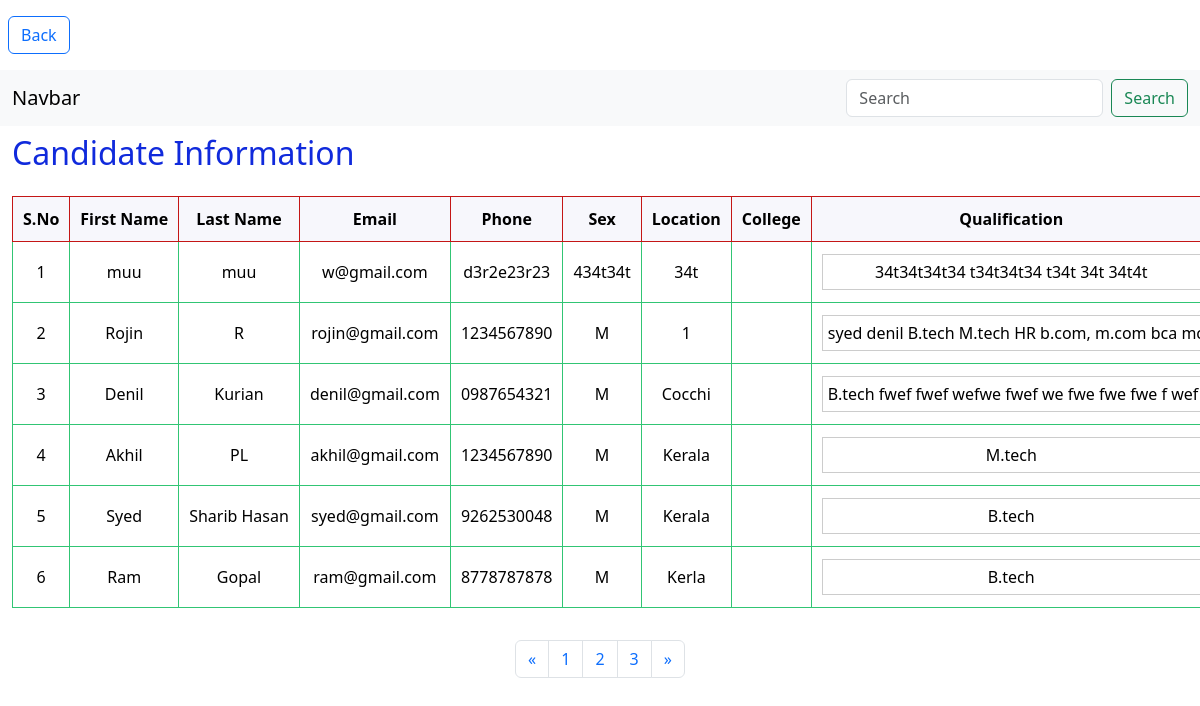
Page /all/ on the committed database.
### candidate_app/models.py (models this page shows, shortened)
class Candidate(models.Model):
    user = models.ForeignKey(User, on_delete=models.CASCADE,blank=True,null=True)
    email = models.EmailField(unique=True)
    phone = models.CharField(max_length=15)
    first_name = models.CharField(max_length=150, null=False)
    last_name = models.CharField(max_length=150)
    alt_phone = models.CharField(max_length=15)
    sex = models.CharField(max_length=50)
    qualification = models.TextField()
    skills = models.TextField()
    experience = models.IntegerField()
    designation = models.CharField(max_length=50)
    expected_ctc = models.FloatField()
    current_ctc = models.FloatField()
    availability = models.BooleanField(default=True)
    notice_period = models.IntegerField()
    current_company = models.CharField(max_length=100)
    location = models.CharField(max_length=50)
    resume = models.FileField(upload_to='resume/',max_length=200,blank=True,null=True)
    remarks = models.TextField()
    updated_by = models.CharField(max_length=50)
    updated_on = models.DateTimeField(auto_now_add=True)
    class Meta:
        ordering = ["-updated_on"]

### candidate_app/views.py (the view)
# urls.py: path('all/',Allcandidates.as_view(),name='all'),
class Allcandidates(ListView):
    model = Candidate
    fields = ['email','phone','first_name','last_name','alt_phone','sex','qualification','skills','experience','designation','expected_ctc','current_ctc','availability','notice_period','current_company','location','resume','remarks','updated_by','updated_on']
    template_name = 'allcandidates.html'
    context_object_name = "all"

### templates/allcandidates.html (shortened to what this page needs)
<!DOCTYPE html>
<html lang="en">
<head>
        <link href="https://cdn.jsdelivr.net/npm/bootstrap@5.3.2/dist/css/bootstrap.min.css" rel="stylesheet">
</head>
<body>
    <button type="button" class="btn btn-outline-primary my-3 mx-2">Back</button>
    <nav class="navbar bg-body-tertiary">
        <div class="container-fluid">
          <a class="navbar-brand">Navbar</a>
          <form class="d-flex" role="search">
            <input class="form-control me-2" type="search" placeholder="Search" aria-label="Search">
            <button class="btn btn-outline-success" type="submit">Search</button>
          </form>
        </div>
      </nav>
    <div class="container-fluid table-container my-2">
        <h2  style="color: #102ADC;">Candidate Information</h2>
        <table class="table table-bordered my-4">
            <thead>
                <tr>
                    <th scope="col">S.No</th>
                    <th scope="col">First Name</th>
                    <th scope="col">Last Name</th>
                    <th scope="col">Email</th>
                    <th scope="col">Phone</th>
                    <th scope="col">Sex</th>
                    <th scope="col">Location</th>
                    <th scope="col">College</th>
                    <th scope="col">Qualification</th>
                </tr>
            </thead>
            <tbody>
                {% for i in all %}
                <tr>
                    <td>{{ forloop.counter }}</td>
                    <td>{{ i.first_name }}</td>
                    <td>{{ i.last_name }}</td>
                    <td>{{ i.email }}</td>
                    <td>{{ i.phone }}</td>
                    <td>{{ i.sex }}</td>
                    <td>{{ i.location }}</td>
                    <td>{{ i.College }}</td>
                    <td>
                        <div class="scroll-cell">{{ i.qualification }}</div>
                    </td>
                </tr>
                {% endfor %}
            </tbody>
        </table>
    </div>
        <ul class="pagination">
          <li class="page-item">
            <a class="page-link" href="#" aria-label="Previous">
              <span aria-hidden="true">&laquo;</span>
            </a>
          </li>
          <li class="page-item"><a class="page-link" href="#">1</a></li>
          <li class="page-item"><a class="page-link" href="#">2</a></li>
          <li class="page-item"><a class="page-link" href="#">3</a></li>
          <li class="page-item">
            <a class="page-link" href="#" aria-label="Next">
              <span aria-hidden="true">&raquo;</span>
            </a>
          </li>
        </ul>
</body>
</html>

### templates/allcandidates.html (style rules this page uses)
.table-container { width: 100%; overflow-x: auto; }
.table { width: auto; min-width: 1200px; }
.table th, .table td { width: 200px; max-width: 400px; overflow: hidden; text-overflow: ellipsis; white-space: nowrap; padding: 10px; vertical-align: middle; text-align: center; border: 1px solid #31c574; }
.scroll-cell { max-height: 100px; overflow-y: auto; width: 100%; border: 1px solid #ccc; padding: 5px; }
.table th { background-color: #f7f7fc; border: 1px solid #c41616; }
.pagination { justify-content: center; }
body { background-image: url('https://img.freepik.com/free-vector/data-inform-illustration-concept_114360-864.jpg?w=1380&t=st=1698755438~exp=1698756038~hmac=c50f467b2456b752868484b2a480059bf47dd71ee8a027a5af600c19527f9c44'); background-size: cover; background-repeat: no-repeat; background-attachment: fixed; }

### rows in the picture
Candidate: first_name "muu", last_name "muu", email "w@gmail.com", phone "d3r2e23r23", sex "434t34t", location "34t", qualification "34t34t34t34 t34t34t34 t34t 34t 34t4t"
Candidate: first_name "Rojin", last_name "R", email "rojin@gmail.com", phone "1234567890", sex "M", location "1", qualification "syed denil B.tech M.tech HR b.com, m.com bca…"
Candidate: first_name "Denil", last_name "Kurian", email "denil@gmail.com", phone "0987654321", sex "M", location "Cocchi", qualification "B.tech fwef fwef wefwe fwef we fwe fwe fwe f wef…"
Candidate: first_name "Akhil", last_name "PL", email "akhil@gmail.com", phone "1234567890", sex "M", location "Kerala", qualification "M.tech"
Candidate: first_name "Syed", last_name "Sharib Hasan", email "syed@gmail.com", phone "9262530048", sex "M", location "Kerala", qualification "B.tech"
Candidate: first_name "Ram", last_name "Gopal", email "ram@gmail.com", phone "8778787878", sex "M", location "Kerla", qualification "B.tech"
